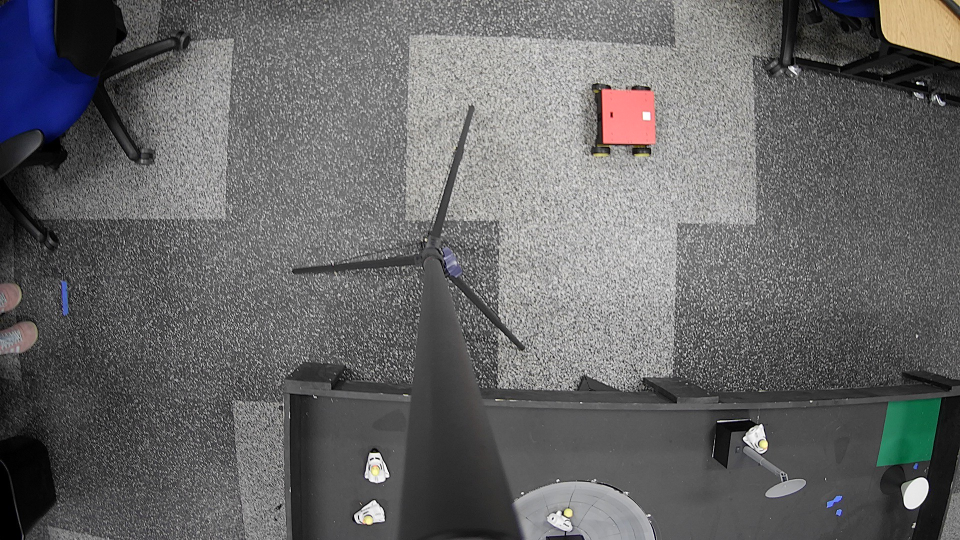
#> input picture Sample_Images/top-view1.png, 1920 x 1080 px, given in place of the camera (shown at 1/2 size)
$ python target_detector.py
#> lines starting #> are read from the running program, lines starting #| are printed output that depends on the picture; after the words box and inside, x2 and y2 are one past the last pixel; in counts of white or black regions, pixels touching at a corner belong together
#> in main, frame is the input picture: shape (1080, 1920, 3); mean B, G, R 102.6, 101.9, 102.1
import time

import cv2
import numpy as np


# Default HSV target color and tolerance used for the colored goal marker.
# H range: 0-179, S range: 0-255, V range: 0-255.
DEFAULT_TARGET_HSV = np.array([80, 252, 102], dtype=np.int16)
DEFAULT_TOLERANCE = np.array([18, 80, 60], dtype=np.int16)

target_hsv = np.array([78, 156, 227], dtype=np.int16)


def _hsv_bounds(target_hsv: np.ndarray, tolerance: np.ndarray):
    lower = np.clip(target_hsv - tolerance, [0, 0, 0], [179, 255, 255]).astype(np.uint8)
#> lower = [60, 76, 167]
    upper = np.clip(target_hsv + tolerance, [0, 0, 0], [179, 255, 255]).astype(np.uint8)
#> upper = [96, 236, 255]
    return lower, upper


def detect_target(
    frame_bgr: np.ndarray,
    target_hsv: np.ndarray = target_hsv,
    tolerance: np.ndarray = DEFAULT_TOLERANCE,
) -> dict:
    """
    Detect a colored target blob in a BGR frame using an HSV threshold.

    Returns a dict with:
      - center: (x, y) of the min-enclosing circle around the largest contour
      - radius: float radius of that enclosing circle
      - mask:   binary uint8 mask of pixels matching the HSV range

    Raises ValueError if no matching contour is found.
    """
    lower, upper = _hsv_bounds(
        np.asarray(target_hsv, dtype=np.int16),
        np.asarray(tolerance, dtype=np.int16),
    )
#> lower = [60, 76, 167]; upper = [96, 236, 255]
    hsv = cv2.cvtColor(frame_bgr, cv2.COLOR_BGR2HSV)
#> hsv: shape (1080, 1920, 3); mean H, S, V 19.7, 10.3, 104.7
    mask = cv2.inRange(hsv, lower, upper)
#> mask: shape (1080, 1920); every value is 0

    contours, _ = cv2.findContours(mask, cv2.RETR_EXTERNAL, cv2.CHAIN_APPROX_SIMPLE)
#> contours = []
    if not contours:
        raise ValueError("No target color detected in frame.")

    largest_contour = max(contours, key=cv2.contourArea)
    (cx, cy), radius = cv2.minEnclosingCircle(largest_contour)
    return {
        "center": (float(cx), float(cy)),
        "radius": float(radius),
        "mask": mask,
    }


def main() -> None:
    # Camera index 1 is the expected external/USB camera.
    cap = cv2.VideoCapture(1)
    if not cap.isOpened():
        print("USB Camera not plugged in.")
        return

    window_name = "Binary HSV Mask"
    cv2.namedWindow(window_name, cv2.WINDOW_NORMAL)

    prev_time = time.perf_counter()
    fps = 0.0

    try:
        while True:
            ok, frame = cap.read()
            if not ok:
                break

            try:
                detection = detect_target(frame)
                mask = detection["mask"]
                center = (
                    int(detection["center"][0]),
                    int(detection["center"][1]),
                )
                radius_px = int(detection["radius"])
                if radius_px > 0:
                    cv2.circle(mask, center, radius_px, 255, 2)
                    print(
                        f"center=({center[0]}, {center[1]}), "
                        f"radius={detection['radius']:.2f}"
                    )
            except ValueError:
                # No target detected this frame; show the raw mask instead.
                hsv = cv2.cvtColor(frame, cv2.COLOR_BGR2HSV)
                lower, upper = _hsv_bounds(DEFAULT_TARGET_HSV, DEFAULT_TOLERANCE)
                mask = cv2.inRange(hsv, lower, upper)
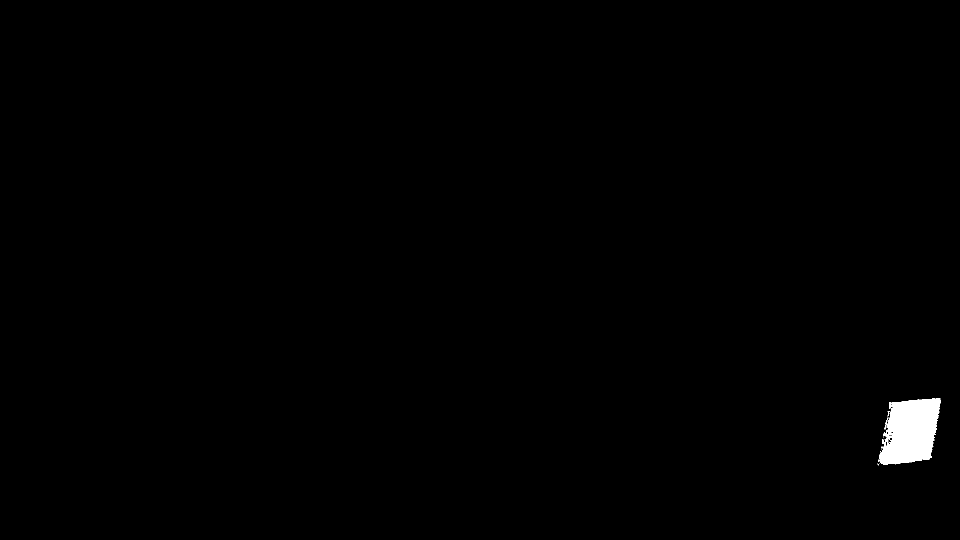
#> mask: shape (1080, 1920) (shown at 1/2 size); 0.59% white; 19 white regions (18 under 20 px), largest, box (x1, y1, x2, y2) and area: (1757, 796, 1882, 929) 12142

            now = time.perf_counter()
            dt = now - prev_time
            prev_time = now
            if dt > 0.0:
                fps = 1.0 / dt

            cv2.putText(
                mask,
                f"FPS: {fps:.1f}",
                (10, 30),
                cv2.FONT_HERSHEY_SIMPLEX,
                0.8,
                255,
                2,
                cv2.LINE_AA,
            )
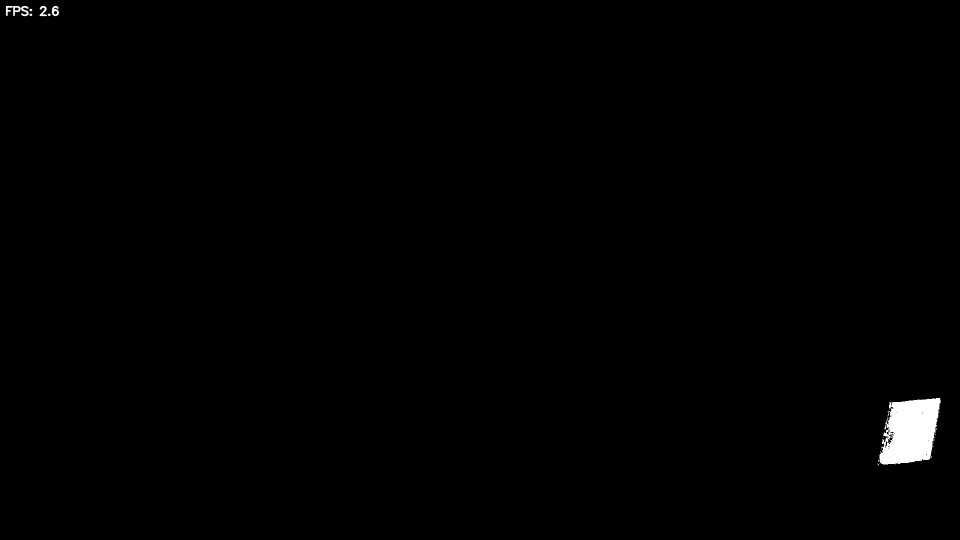
#> mask: shape (1080, 1920) (shown at 1/2 size); 0.06% of pixels changed, all inside (x1, y1, x2, y2) = (11, 11, 119, 33)

            cv2.imshow(window_name, mask)
            key = cv2.waitKey(1) & 0xFF
#> (key q is pressed here)
            if key == ord("q") or key == 27:  # q or Esc
                break
    finally:
        cap.release()
        cv2.destroyAllWindows()


if __name__ == "__main__":
    main()
